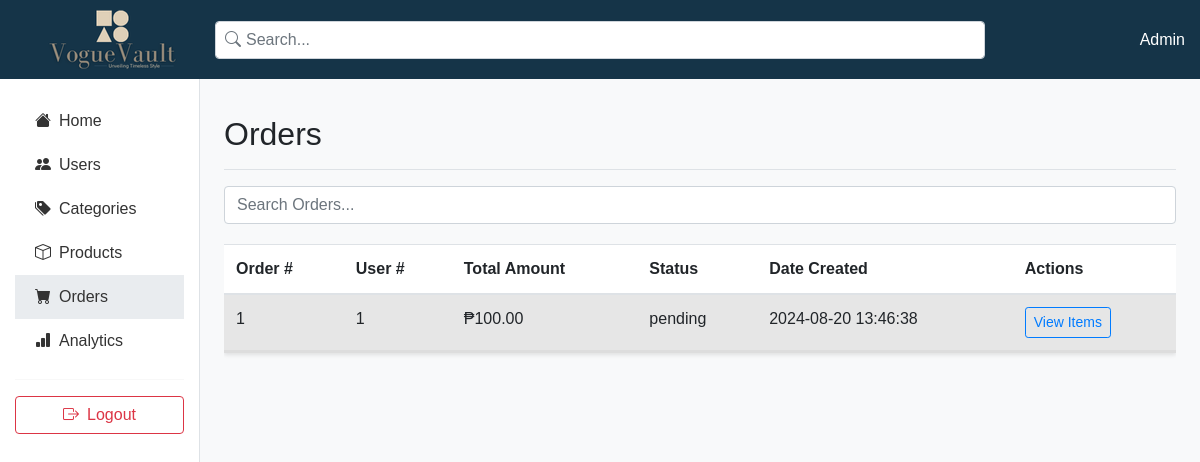
Page /admin/admin_orders.php (signed in) on the committed database.
### tables this page shows
CREATE TABLE `orders` (
  `id` int(11) NOT NULL,
  `user_id` int(11) NOT NULL,
  `total_amount` decimal(10,2) NOT NULL,
  `status` enum('pending','processing','shipped','delivered','cancelled') NOT NULL DEFAULT 'pending',
  `created_at` timestamp NOT NULL DEFAULT current_timestamp()
);

### admin/admin_orders.php (the view, shortened to what this page needs)
<?php
require_once '../includes/connection.php';
$sql = "SELECT * FROM orders";
$stmt = $pdo->query($sql);
?>
<!DOCTYPE html>
<html lang="en">
<head>
    <link href="../assets/css/bootstrap.min.css" rel="stylesheet">
    <link rel="stylesheet" href="https://cdn.jsdelivr.net/npm/bootstrap-icons@1.10.5/font/bootstrap-icons.css">
    <link rel="stylesheet" href="../assets/fonts/poppins.css">
</head>
<body>
    <div class="top-bar">
        <div class="container-fluid">
            <div class="row align-items-center">
                <div class="col-md-3 col-lg-2">
                    <a href="admin_panel.php" class="logo">
                        <img src="../assets/images/white-logo.png">
                    </a>
                </div>
                <div class="col-md-6 col-lg-8">
                    <div class="search-bar">
                        <i class="bi bi-search text-muted"></i>
                        <input type="text" class="form-control" id="searchInput" placeholder="Search...">
                    </div>
                </div>
                <div class="col-md-3 col-lg-2 text-end">
                    <span class="text-white">Admin</span>
                </div>
            </div>
        </div>
    </div>
    <div class="container-fluid">
        <div class="row">
            <nav class="col-md-3 col-lg-2 d-md-block sidebar collapse">
                <div class="position-sticky">
                    <ul class="nav flex-column">
                        <li class="nav-item">
                            <a class="nav-link" href="./admin_panel.php">
                                <i class="bi bi-house-fill me-2"></i>Home
                            </a>
                        </li>
                        <li class="nav-item">
                            <a class="nav-link" href="./admin_users.php">
                                <i class="bi bi-people-fill me-2"></i>Users
                            </a>
                        </li>
                        <li class="nav-item">
                            <a class="nav-link" href="#">
                                <i class="bi bi-tags-fill me-2"></i>Categories
                            </a>
                        </li>
                        <li class="nav-item">
                            <a class="nav-link" href="./admin_products.php">
                                <i class="bi bi-box me-2"></i>Products
                            </a>
                        </li>
                        <li class="nav-item">
                            <a class="nav-link active" href="./admin_orders.php">
                                <i class="bi bi-cart-fill me-2"></i>Orders
                            </a>
                        </li>
                        <li class="nav-item">
                            <a class="nav-link" href="./admin_analytics.php">
                                <i class="bi bi-bar-chart-fill me-2"></i>Analytics
                            </a>
                        </li>
                    </ul>
                    <hr>
                    <div class="d-flex align-items-center justify-content-center">
                        <a href="../logout.php" class="btn btn-outline-danger w-100">
                            <i class="bi bi-box-arrow-right me-2"></i>Logout
                        </a>
                    </div>
                </div>
            </nav>
            <main class="col-md-9 ms-sm-auto col-lg-10 px-md-4 main-content">
                <div class="d-flex justify-content-between flex-wrap flex-md-nowrap align-items-center pt-3 pb-2 mb-3 border-bottom">
                    <h2>Orders</h2>
                </div>
                <input type="text" id="search" class="form-control" placeholder="Search Orders..." onkeyup="searchTable()">
                <div class="table-responsive">
                    <table id="ordersTable" class="table table-striped table-hover">
                        <thead>
                            <tr>
                                <th>Order #</th>
                                <th>User #</th>
                                <th>Total Amount</th>
                                <th>Status</th>
                                <th>Date Created</th>
                                <th>Actions</th>
                            </tr>
                        </thead>
                        <tbody>
                            <?php
                            if ($stmt) {
                                while ($row = $stmt->fetch(PDO::FETCH_ASSOC)) {
                                    echo "<tr>";
                                    echo "<td>" . htmlspecialchars($row["id"]) . "</td>";
                                    echo "<td>" . htmlspecialchars($row["user_id"]) . "</td>";
                                    echo "<td>₱" . htmlspecialchars($row["total_amount"]) . "</td>";
                                    echo "<td>" . htmlspecialchars($row["status"]) . "</td>";
                                    echo "<td>" . htmlspecialchars($row["created_at"]) . "</td>";
                                    echo "<td><a href='order_details.php?order_id=" . htmlspecialchars($row["id"]) . "' class='btn btn-sm btn-outline-primary'>View Items</a></td>";
                                    echo "</tr>";
                                }
                            } else {
                                echo "<tr><td colspan='6'>No orders found</td></tr>";
                            }
                            ?>
                        </tbody>
                    </table>
                </div>
            </main>
        </div>
    </div>
</body>
</html>

### admin/admin_orders.php (style rules this page uses)
body { font-family: 'Poppins', sans-serif; background-color: #f8f9fa; }
.sidebar { height: 100vh; background-color: white; border-right: 1px solid #dee2e6; padding-top: 20px; }
.sidebar .nav-link { color: #333; padding: 10px 20px; }
.sidebar .nav-link.active { background-color: #e9ecef; }
.top-bar { background-color: #153448; padding: 10px 0; }
.search-bar { position: relative; }
.search-bar input { padding-left: 30px; }
.search-bar .bi-search { position: absolute; top: 50%; left: 10px; transform: translateY(-50%); }
.main-content { margin-top: 20px; }
table { width: 100%; border-collapse: collapse; background-color: #fff; box-shadow: 0px 2px 4px rgba(0, 0, 0, 0.1); }
th, td { padding: 12px; text-align: left; border-bottom: 1px solid #ddd; }
th { background-color: #f2f2f2; color: #333; }
#search { margin-bottom: 20px; }

### rows in the picture
orders: id "1", user "1", total_amount "100.00", status "pending", created_at "2024-08-20 13:46:38"
